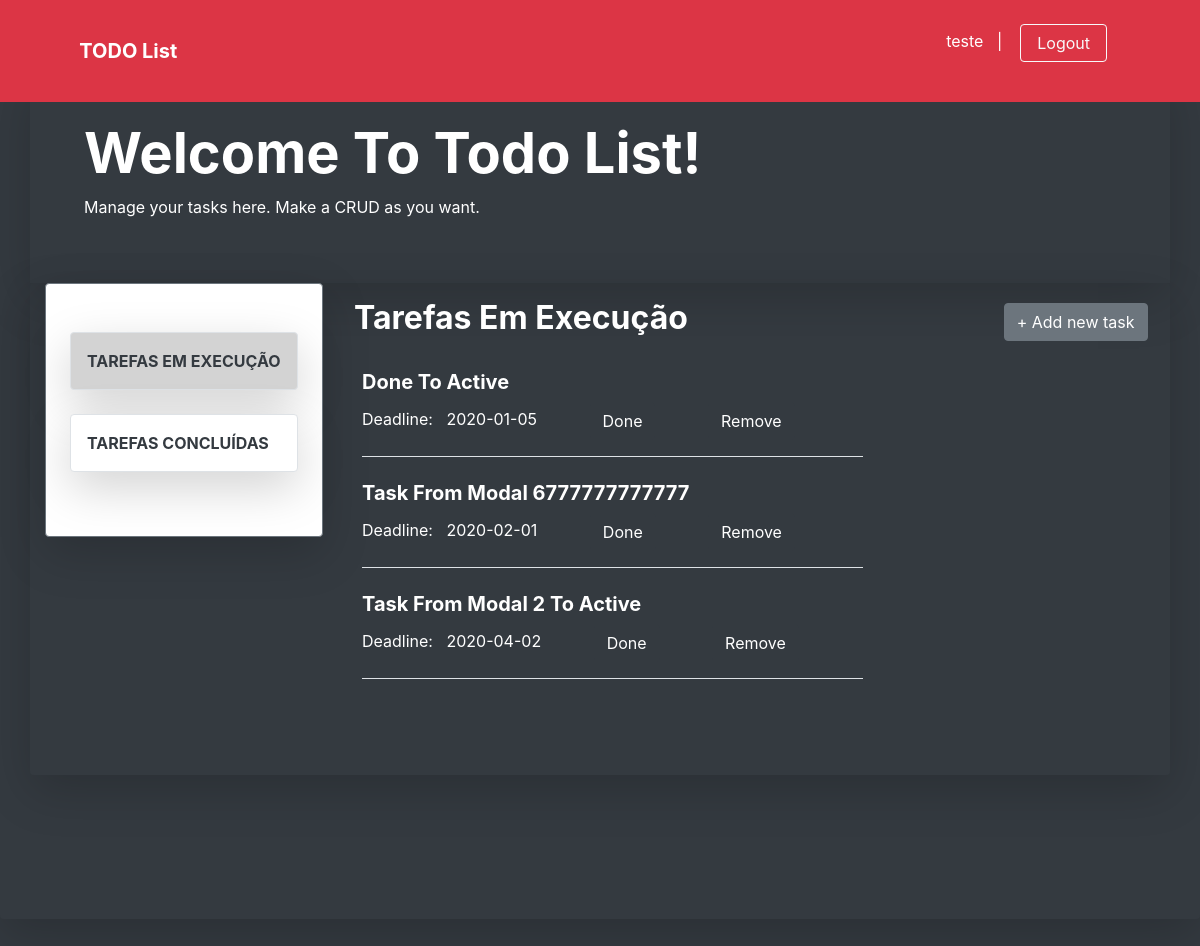
Page /task_doing (signed in) on the earlier database version.
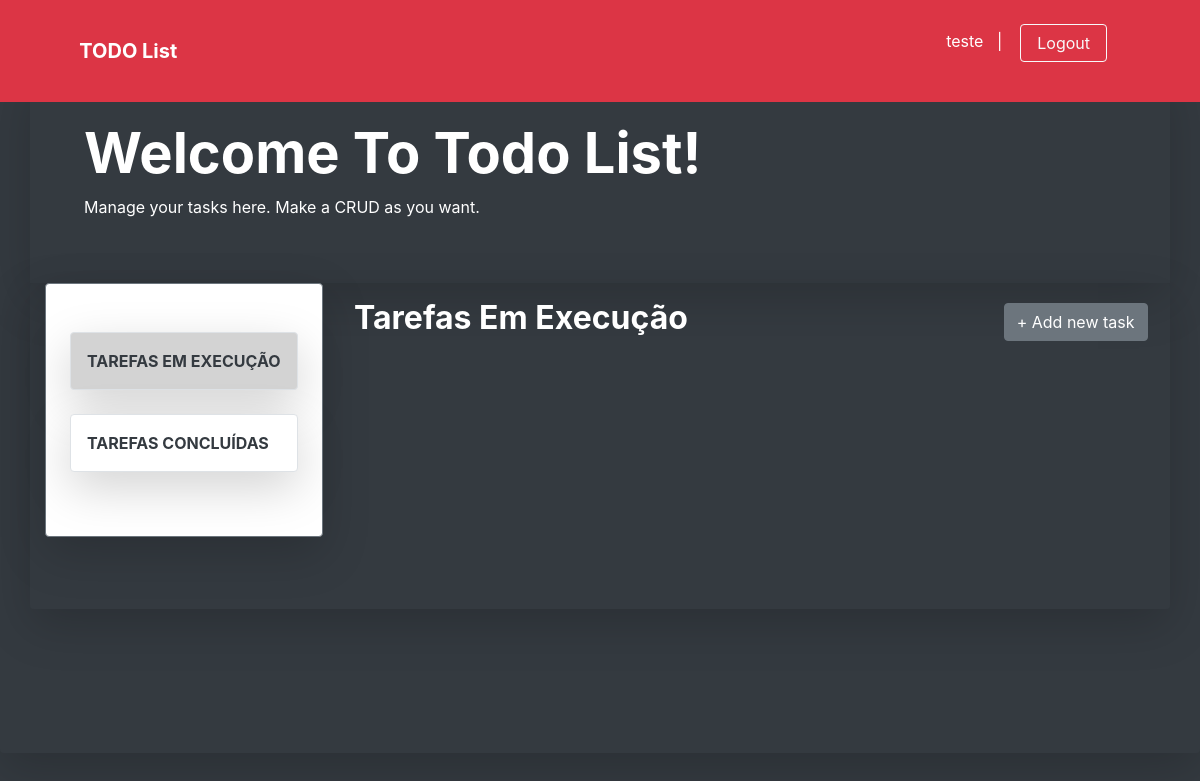
Same page on the later database version.
### app/models/tables.py (models this page shows, shortened)
class User(db.Model):
    __tablename__ = 'users'
    id = db.Column(db.Integer, primary_key=True)
    username = db.Column(db.String(50),
        unique=True,
        nullable=False
    )
    password = db.Column(db.String)
    name = db.Column(db.String)
    email = db.Column(db.String, unique=True)
    @property
    def is_authenticated(self):
        return True

class Task(db.Model):
    __tablename__ = 'tasks'
    id = db.Column(db.Integer, primary_key=True)
    task_name = db.Column(db.String, unique=True)
    description = db.Column(db.Text)
    start_date = db.Column(
        db.String,
        server_default=db.func.now(),
        nullable=False
    )
    done_status = db.Column(db.Boolean, default=False)
    deadline = db.Column(db.String, nullable=True)
    user_id = db.Column(db.Integer, db.ForeignKey('users.id'))
    task_owner = db.relationship('User', foreign_keys=user_id)

### app/controllers/default.py (the view)
@app.route('/task_doing', methods=['GET', 'POST'])
@login_required
def task_doing():
    task_form = TaskForm()
    tasks = Task.query.all()
    return render_template(
        'task_doing.html',
        tasks=tasks,
        task_form=task_form
    )

### app/controllers/default.py (called while the page is built)
@login_manager.user_loader
def load_user(id):
    return User.query.filter_by(id=id).first()

### app/templates/task_doing.html (shortened to what this page needs)
{% extends 'base-dashboard.html' %}
{% block content %}
<main role="main" class="shadow-lg bg-dark rounded">
    <div class="shadow-lg container bg-dark text-white py-5">
        <div class="container ml-4">
           <h1 class="display-4 font-weight-bolder text-capitalize">Welcome to todo list!</h1>
           <p>Manage your tasks here. Make a CRUD as you want.</p>
        </div>
    </div>
    <div class="shadow-lg container  w-100 row mx-auto rounded">
        <div class="shadow-lg w-25 row border border-secondary py-5 mb-auto ml-0 bg-white rounded">
            <div class="list-group rounded mx-auto my-auto">
                <a id="active_doing" class="shadow-lg border list-group-item list-group-item-action text-dark font-weight-bolder text-uppercase p-3 mb-4 rounded" href="{{ url_for('task_doing') }}">tarefas em execução</a>
                <a class="shadow-lg border list-group-item list-group-item-action text-dark font-weight-bolder text-uppercase p-3 mb-3 rounded"  href="{{ url_for('task_done') }}">tarefas concluídas</a>
            </div>
        </div>
        <div class="w-75 mx-auto">
            <div id="btn-add" class="text-white font-weight-bold">
                <button type="button" class="btn btn-secondary" data-toggle="modal" data-target="#myModal">
                    &plus; Add new task
                </button>
            </div>
            <div id="all-task" class=" row col col-sm-8 col-md-8 col-lg-8 col-xl-8 text-white text-capitalize ml-2">
                <h2 class="display-7 text-white text-capitalize font-weight-bolder mb-3 p-3">Tarefas em execução</h2>
                {% for t in tasks[::-1] %}
                    {% if t.done_status == False and t.deadline != None %}
                        <div class="ml-4 text-white text-capitalize w-100 border-bottom mb-4">
                            <a title="Click to update this task" class="text-decoration-none text-white" href="{{ url_for('task_pre_update', task_id=t.id) }}">
                                <h5><strong>{{ t.task_name }}</strong></h5>
                            </a>
                            <p class="d-inline">Deadline: &nbsp; {{ t.deadline }}
                              <form method="POST" action="{{ url_for('task_done') }}" class="d-inline ml-5" >
                                <button type="submit" class="btn btn-dark">Done</button>
                              </form>
                              <form method="POST" action="{{ url_for('task_delete') }}" class="d-inline ml-5" >
                                <button type="submit" class="btn btn-dark">Remove</button>
                              </form>
                            </p>
                        </div>
                    {% endif %}
                {% endfor %}
            </div>
        </div>
        <div class="container">
        </div>
        <br><br><br>
    </div>
    <br><br><br>
    <br><br><br>
</main>
{% endblock %}

### app/templates/base-dashboard.html (shortened to what this page needs)
<!doctype html>
<html lang="pt-br">
<head>
    <link
        href="{{ url_for('static', filename='css/bootstrap.min.css') }}"
        rel="stylesheet"
>
    <link href="{{ url_for('static', filename='css/mystyle.css') }}"
        rel="stylesheet" >
</head>
<body class="my-0 mx-auto py-0 bg-dark">
    <nav class="navbar navbar-expand-md fixed-top bg-danger ">
      <div class="container mx-auto py-3">
        <a class="navbar-brand w-75 mx-auto text-decoration-none text-white font-weight-bolder " href="#">TODO List</a>
          {% if current_user.is_authenticated %}
            <p class="text-white">{{ current_user.username }} &nbsp;&nbsp;| &nbsp;&nbsp;
              <a href="{{ url_for('logout') }}">
                <button class="btn btn-outline-light px-3 mr-5 my-2 my-sm-0">
                  Logout
                </button>
              </a>
            </p>
          {% endif %}
      </div>
    </nav><br><br><br>
    {% block content %}
    {% endblock %}
    <br><br><br>
    <br><br><br>
</body>
</html>

### app/static/css/mystyle.css (style rules this page uses)
div#btn-add { position: relative; float: right; margin: 20px auto; }
a#active_doing { background-color: LightGray; color: #ffffff; }

Differences in the rows shown:
removed Task: task_name "Done To Active", deadline "2020-01-05"
removed Task: task_name "Task From Modal 6777777777777", deadline "2020-02-01"
removed Task: task_name "Task From Modal 2 To Active", deadline "2020-04-02"
